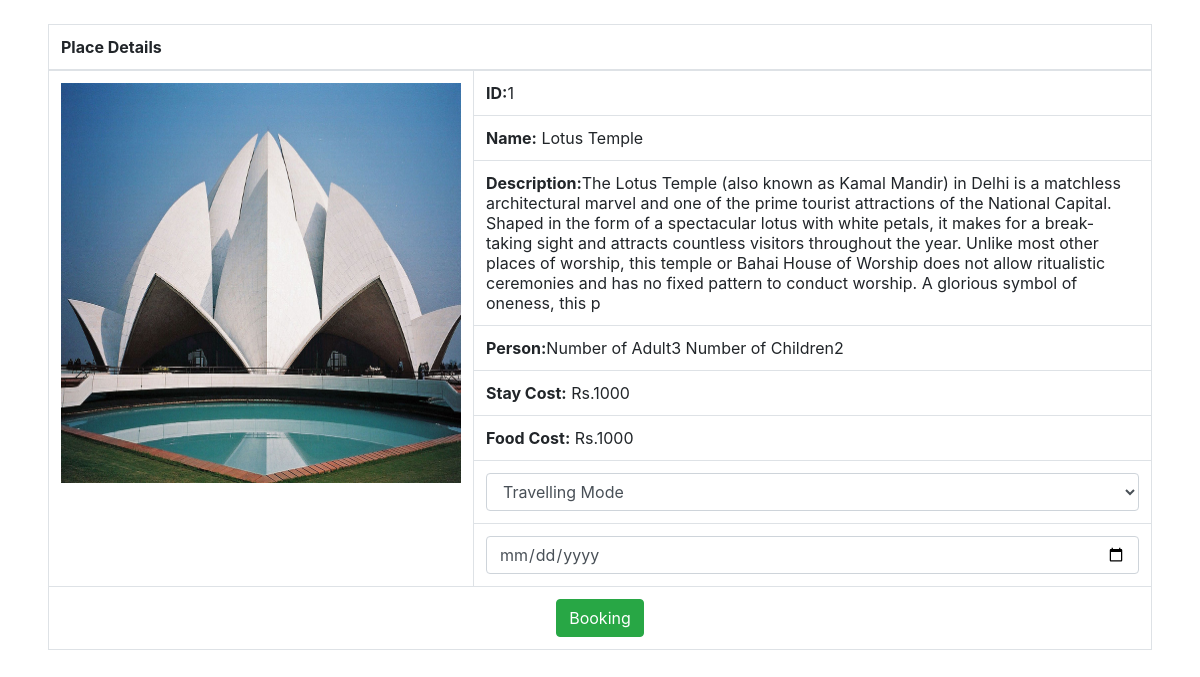
Screenshot of /placedetail.php?id=1 (signed in) with the database file from the repository.
### tables this page shows
CREATE TABLE `package` (
  `Id` int(11) NOT NULL,
  `Place` varchar(255) NOT NULL,
  `Number of adults` int(11) NOT NULL,
  `Number Of children` int(11) NOT NULL,
  `Description` varchar(500) NOT NULL,
  `Stay_amount` int(11) NOT NULL,
  `Food_amount` int(11) NOT NULL,
  `Bus_amount` int(11) NOT NULL,
  `Train_amount` int(11) NOT NULL,
  `Airline_amount` int(11) NOT NULL,
  `Number of days` int(11) NOT NULL,
  `Number of nights` int(11) NOT NULL,
  `Image` varchar(255) NOT NULL
);

### placedetail.php (the view, shortened to what this page needs)
<?php
if(!isset($_SESSION['user_name'])){
	header('location:signin.php');
}
else{
$id=$_GET['id'];
include "include/connection.php";
$data=mysqli_query($con,"select * from package where Id='$id'");
$row=mysqli_fetch_array($data);
	$id=$row['Id'];
    $img=$row['Image'];
    $place=$row['Place'];
    $noa=$row['Number of adults'];
    $noc=$row['Number Of children'];
    $sa=$row['Stay_amount'];
    $fa=$row['Food_amount'];
    $desc=$row['Description'];
?>
<link rel="stylesheet" type="text/css" href="css/bootstrap.min.css">
 <div class="container-fluid">
 	<div class="row">
 		<div class="col-md-20 mx-5">
 		<form method="post">
 			<center>
 			<table class="table table-bordered mt-4">
 				<thead>
 					<th colspan="2">Place Details</th>
 				</thead>
 				<tbody>
 				<tr>
 					<td rowspan="10"><img src="<?php echo $img;?>" class="img-responsive" width="400px" height="400px"></td>
 				</tr>
 				<tr>
 					<td><span style="font-weight: bold;">ID:</span><?php echo $id;?></td>
 				</tr>
 				<tr>
 					<td><span style="font-weight: bold;">Name:</span> <?php echo $place;?></td>
 				</tr>
 				<tr>
 					<td><span style="font-weight: bold;">Description:</span><?php echo $desc;?></td>
 				</tr>
 				<tr>
 					<td><span style="font-weight: bold;">Person:</span><?php echo"Number of Adult".$noa." Number of Children".$noc; ?></td>
 				</tr>
 				<tr>
 					<td><span style="font-weight: bold;">Stay Cost:</span><?php echo " Rs.".$sa;?></td>
 				</tr>
 				<tr>
 					<td><span style="font-weight: bold;">Food Cost:</span><?php echo " Rs.".$fa;?></td>
 				</tr>
 				<tr>
 					<td>
 						<select name="Travel" class="form-control">
 							<option>Travelling Mode</option>
 						</select>
 					</td>
 				</tr>
 				<tr>
 					<td><input type="date" name="Date" class="form-control"></td>
 				</tr>
 			</tbody>
 			<tfoot><tr><td colspan="2"><center><input type="submit" name="booking" class="btn btn-success" value="Booking"></center></td></tr></tfoot>
 			</table>
 </div>
 <?php }?>

### rows the page displays
package: Image (picture), Id "1", Place "Lotus Temple", Description "The Lotus Temple (also known as Kamal Mandir) in Delhi is a matchless architectural marvel and one of the prime tourist attractions of the National Capital. Shaped in the form of a spectacular lotus with white petals, it makes for a break-taking sight and attracts countless visitors throughout the year. Unlike most other places of worship, this temple or Bahai House of Worship does not allow ritualistic ceremonies and has no fixed pattern to conduct worship. A glorious symbol of oneness, this p", Number of adults "3", Number Of children "2", Stay_amount "1000", Food_amount "1000"
